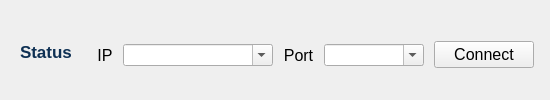
        <widget class="QFrame" name="frame_4">
         <property name="frameShape">
          <enum>QFrame::NoFrame</enum>
         </property>
         <property name="frameShadow">
          <enum>QFrame::Raised</enum>
         </property>
         <layout class="QHBoxLayout" name="horizontalLayout_4">
          <item>
           <widget class="QFrame" name="frame_6">
            <property name="frameShape">
             <enum>QFrame::NoFrame</enum>
            </property>
            <property name="frameShadow">
             <enum>QFrame::Raised</enum>
            </property>
            <layout class="QHBoxLayout" name="horizontalLayout_5">
             <property name="bottomMargin">
              <number>5</number>
             </property>
             <item>
              <widget class="QLabel" name="menuLabel">
               <property name="font">
                <font>
                 <pointsize>13</pointsize>
                 <weight>75</weight>
                 <bold>true</bold>
                </font>
               </property>
               <property name="styleSheet">
                <string notr="true">color: rgb(52, 101, 164);
color: rgb(14, 48, 83);</string>
               </property>
               <property name="text">
                <string>Status</string>
               </property>
              </widget>
             </item>
            </layout>
           </widget>
          </item>
          <item>
           <widget class="QFrame" name="frame_8">
            <property name="styleSheet">
             <string notr="true"/>
            </property>
            <property name="frameShape">
             <enum>QFrame::NoFrame</enum>
            </property>
            <property name="frameShadow">
             <enum>QFrame::Raised</enum>
            </property>
            <layout class="QHBoxLayout" name="horizontalLayout_3">
             <property name="spacing">
              <number>10</number>
             </property>
             <property name="leftMargin">
              <number>10</number>
             </property>
             <property name="topMargin">
              <number>15</number>
             </property>
             <property name="rightMargin">
              <number>5</number>
             </property>
             <property name="bottomMargin">
              <number>5</number>
             </property>
             <item>
              <widget class="QLabel" name="ipLabel">
               <property name="font">
                <font>
                 <pointsize>12</pointsize>
                </font>
               </property>
               <property name="text">
                <string>IP</string>
               </property>
               <property name="alignment">
                <set>Qt::AlignCenter</set>
               </property>
              </widget>
             </item>
             <item>
              <widget class="QComboBox" name="ComboBox_IpAddress">
               <property name="sizePolicy">
                <sizepolicy hsizetype="Preferred" vsizetype="Fixed">
                 <horstretch>0</horstretch>
                 <verstretch>0</verstretch>
                </sizepolicy>
               </property>
               <property name="minimumSize">
                <size>
                 <width>150</width>
                 <height>0</height>
                </size>
               </property>
               <property name="editable">
                <bool>true</bool>
               </property>
              </widget>
             </item>
             <item>
              <widget class="QLabel" name="portLabel">
               <property name="font">
                <font>
                 <pointsize>12</pointsize>
                </font>
               </property>
               <property name="text">
                <string>Port</string>
               </property>
               <property name="alignment">
                <set>Qt::AlignCenter</set>
               </property>
              </widget>
             </item>
             <item alignment="Qt::AlignLeft">
              <widget class="QComboBox" name="ComboBox_Port">
               <property name="sizePolicy">
                <sizepolicy hsizetype="Preferred" vsizetype="Fixed">
                 <horstretch>0</horstretch>
                 <verstretch>0</verstretch>
                </sizepolicy>
               </property>
               <property name="minimumSize">
                <size>
                 <width>100</width>
                 <height>0</height>
                </size>
               </property>
               <property name="editable">
                <bool>true</bool>
               </property>
              </widget>
             </item>
             <item alignment="Qt::AlignRight">
              <widget class="QPushButton" name="connectBtn">
               <property name="enabled">
                <bool>true</bool>
               </property>
               <property name="sizePolicy">
                <sizepolicy hsizetype="Preferred" vsizetype="Fixed">
                 <horstretch>0</horstretch>
                 <verstretch>0</verstretch>
                </sizepolicy>
               </property>
               <property name="minimumSize">
                <size>
                 <width>100</width>
                 <height>25</height>
                </size>
               </property>
               <property name="font">
                <font>
                 <pointsize>12</pointsize>
                </font>
               </property>
               <property name="styleSheet">
                <string notr="true"/>
               </property>
               <property name="text">
                <string>Connect</string>
               </property>
               <property name="icon">
                <iconset resource="../resources/resources.qrc">
                 <normaloff>:/icon/icons-white/link-2.svg</normaloff>:/icon/icons-white/link-2.svg</iconset>
               </property>
               <property name="autoDefault">
                <bool>false</bool>
               </property>
               <property name="default">
                <bool>false</bool>
               </property>
               <property name="flat">
                <bool>false</bool>
               </property>
              </widget>
             </item>
            </layout>
           </widget>
          </item>
         </layout>
        </widget>
